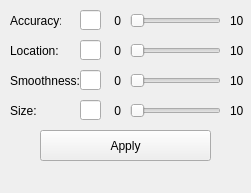
<?xml version="1.0" encoding="UTF-8"?>
<ui version="4.0">
 <class>LinkageSynthesisWeightWidget</class>
 <widget class="QDockWidget" name="LinkageSynthesisWeightWidget">
  <property name="geometry">
   <rect>
    <x>0</x>
    <y>0</y>
    <width>251</width>
    <height>193</height>
   </rect>
  </property>
  <property name="minimumSize">
   <size>
    <width>251</width>
    <height>38</height>
   </size>
  </property>
  <property name="windowTitle">
   <string>Weights</string>
  </property>
  <widget class="QWidget" name="widget">
   <widget class="QLabel" name="label_5">
    <property name="geometry">
     <rect>
      <x>10</x>
      <y>100</y>
      <width>61</width>
      <height>21</height>
     </rect>
    </property>
    <property name="text">
     <string>Size:</string>
    </property>
   </widget>
   <widget class="QLabel" name="label_15">
    <property name="geometry">
     <rect>
      <x>10</x>
      <y>40</y>
      <width>51</width>
      <height>21</height>
     </rect>
    </property>
    <property name="text">
     <string>Location:</string>
    </property>
   </widget>
   <widget class="QLabel" name="label_3">
    <property name="geometry">
     <rect>
      <x>10</x>
      <y>10</y>
      <width>51</width>
      <height>21</height>
     </rect>
    </property>
    <property name="text">
     <string>Accuracy:</string>
    </property>
   </widget>
   <widget class="QLabel" name="label_4">
    <property name="geometry">
     <rect>
      <x>10</x>
      <y>70</y>
      <width>81</width>
      <height>21</height>
     </rect>
    </property>
    <property name="text">
     <string>Smoothness:</string>
    </property>
   </widget>
   <widget class="QSlider" name="horizontalSliderPositionError">
    <property name="geometry">
     <rect>
      <x>130</x>
      <y>10</y>
      <width>91</width>
      <height>22</height>
     </rect>
    </property>
    <property name="orientation">
     <enum>Qt::Horizontal</enum>
    </property>
   </widget>
   <widget class="QLineEdit" name="lineEditLinkageLocation">
    <property name="geometry">
     <rect>
      <x>80</x>
      <y>40</y>
      <width>21</width>
      <height>20</height>
     </rect>
    </property>
   </widget>
   <widget class="QLineEdit" name="lineEditTrajectory">
    <property name="geometry">
     <rect>
      <x>80</x>
      <y>70</y>
      <width>21</width>
      <height>20</height>
     </rect>
    </property>
   </widget>
   <widget class="QLineEdit" name="lineEditPositionError">
    <property name="geometry">
     <rect>
      <x>80</x>
      <y>10</y>
      <width>21</width>
      <height>20</height>
     </rect>
    </property>
   </widget>
   <widget class="QLineEdit" name="lineEditSize">
    <property name="geometry">
     <rect>
      <x>80</x>
      <y>100</y>
      <width>21</width>
      <height>20</height>
     </rect>
    </property>
   </widget>
   <widget class="QLabel" name="labelPositionErrorMin">
    <property name="geometry">
     <rect>
      <x>101</x>
      <y>10</y>
      <width>20</width>
      <height>21</height>
     </rect>
    </property>
    <property name="text">
     <string>0</string>
    </property>
    <property name="alignment">
     <set>Qt::AlignRight|Qt::AlignTrailing|Qt::AlignVCenter</set>
    </property>
   </widget>
   <widget class="QPushButton" name="pushButtonApply">
    <property name="geometry">
     <rect>
      <x>40</x>
      <y>130</y>
      <width>171</width>
      <height>31</height>
     </rect>
    </property>
    <property name="text">
     <string>Apply</string>
    </property>
   </widget>
   <widget class="QSlider" name="horizontalSliderLinkageLocation">
    <property name="geometry">
     <rect>
      <x>130</x>
      <y>40</y>
      <width>91</width>
      <height>22</height>
     </rect>
    </property>
    <property name="orientation">
     <enum>Qt::Horizontal</enum>
    </property>
   </widget>
   <widget class="QSlider" name="horizontalSliderTrajectory">
    <property name="geometry">
     <rect>
      <x>130</x>
      <y>70</y>
      <width>91</width>
      <height>22</height>
     </rect>
    </property>
    <property name="orientation">
     <enum>Qt::Horizontal</enum>
    </property>
   </widget>
   <widget class="QSlider" name="horizontalSliderSize">
    <property name="geometry">
     <rect>
      <x>130</x>
      <y>100</y>
      <width>91</width>
      <height>22</height>
     </rect>
    </property>
    <property name="orientation">
     <enum>Qt::Horizontal</enum>
    </property>
   </widget>
   <widget class="QLabel" name="labelPositionErrorMax">
    <property name="geometry">
     <rect>
      <x>230</x>
      <y>10</y>
      <width>21</width>
      <height>21</height>
     </rect>
    </property>
    <property name="text">
     <string>10</string>
    </property>
    <property name="alignment">
     <set>Qt::AlignLeading|Qt::AlignLeft|Qt::AlignVCenter</set>
    </property>
   </widget>
   <widget class="QLabel" name="labelLinkageLocationMin">
    <property name="geometry">
     <rect>
      <x>101</x>
      <y>40</y>
      <width>20</width>
      <height>21</height>
     </rect>
    </property>
    <property name="text">
     <string>0</string>
    </property>
    <property name="alignment">
     <set>Qt::AlignRight|Qt::AlignTrailing|Qt::AlignVCenter</set>
    </property>
   </widget>
   <widget class="QLabel" name="labelLinkageLocationMax">
    <property name="geometry">
     <rect>
      <x>230</x>
      <y>40</y>
      <width>21</width>
      <height>21</height>
     </rect>
    </property>
    <property name="text">
     <string>10</string>
    </property>
    <property name="alignment">
     <set>Qt::AlignLeading|Qt::AlignLeft|Qt::AlignVCenter</set>
    </property>
   </widget>
   <widget class="QLabel" name="labelTrajectoryMin">
    <property name="geometry">
     <rect>
      <x>101</x>
      <y>70</y>
      <width>20</width>
      <height>21</height>
     </rect>
    </property>
    <property name="text">
     <string>0</string>
    </property>
    <property name="alignment">
     <set>Qt::AlignRight|Qt::AlignTrailing|Qt::AlignVCenter</set>
    </property>
   </widget>
   <widget class="QLabel" name="labelSizeMin">
    <property name="geometry">
     <rect>
      <x>101</x>
      <y>100</y>
      <width>20</width>
      <height>21</height>
     </rect>
    </property>
    <property name="text">
     <string>0</string>
    </property>
    <property name="alignment">
     <set>Qt::AlignRight|Qt::AlignTrailing|Qt::AlignVCenter</set>
    </property>
   </widget>
   <widget class="QLabel" name="labelTrajectoryMax">
    <property name="geometry">
     <rect>
      <x>230</x>
      <y>70</y>
      <width>21</width>
      <height>21</height>
     </rect>
    </property>
    <property name="text">
     <string>10</string>
    </property>
    <property name="alignment">
     <set>Qt::AlignLeading|Qt::AlignLeft|Qt::AlignVCenter</set>
    </property>
   </widget>
   <widget class="QLabel" name="labelSizeMax">
    <property name="geometry">
     <rect>
      <x>230</x>
      <y>100</y>
      <width>21</width>
      <height>21</height>
     </rect>
    </property>
    <property name="text">
     <string>10</string>
    </property>
    <property name="alignment">
     <set>Qt::AlignLeading|Qt::AlignLeft|Qt::AlignVCenter</set>
    </property>
   </widget>
  </widget>
 </widget>
 <layoutdefault spacing="6" margin="11"/>
 <resources/>
 <connections/>
</ui>
